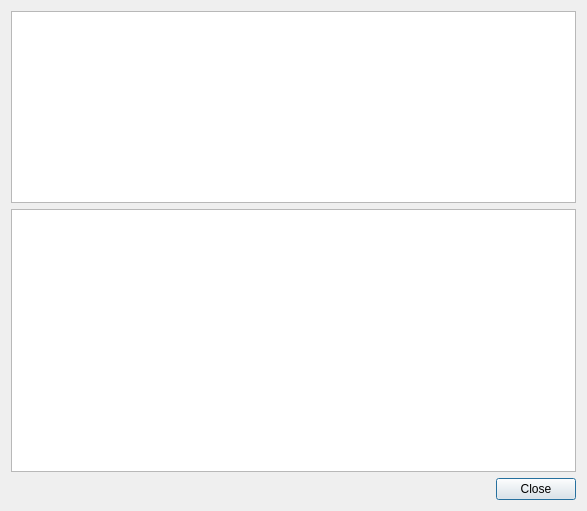
<?xml version="1.0" encoding="UTF-8"?>
<ui version="4.0">
 <class>ReviewDialog</class>
 <widget class="QDialog" name="ReviewDialog">
  <property name="geometry">
   <rect>
    <x>0</x>
    <y>0</y>
    <width>587</width>
    <height>511</height>
   </rect>
  </property>
  <property name="windowTitle">
   <string>Review</string>
  </property>
  <layout class="QVBoxLayout" name="verticalLayout">
   <item>
    <widget class="QTreeView" name="tests">
     <property name="sizePolicy">
      <sizepolicy hsizetype="Expanding" vsizetype="Expanding">
       <horstretch>0</horstretch>
       <verstretch>0</verstretch>
      </sizepolicy>
     </property>
     <property name="maximumSize">
      <size>
       <width>16777215</width>
       <height>16777215</height>
      </size>
     </property>
     <property name="selectionBehavior">
      <enum>QAbstractItemView::SelectRows</enum>
     </property>
     <property name="rootIsDecorated">
      <bool>false</bool>
     </property>
     <property name="itemsExpandable">
      <bool>false</bool>
     </property>
    </widget>
   </item>
   <item>
    <widget class="QTreeView" name="questions">
     <property name="sizePolicy">
      <sizepolicy hsizetype="Expanding" vsizetype="Expanding">
       <horstretch>0</horstretch>
       <verstretch>100</verstretch>
      </sizepolicy>
     </property>
     <property name="rootIsDecorated">
      <bool>false</bool>
     </property>
     <property name="itemsExpandable">
      <bool>false</bool>
     </property>
     <property name="sortingEnabled">
      <bool>true</bool>
     </property>
    </widget>
   </item>
   <item>
    <widget class="QDialogButtonBox" name="buttonBox">
     <property name="orientation">
      <enum>Qt::Horizontal</enum>
     </property>
     <property name="standardButtons">
      <set>QDialogButtonBox::Close</set>
     </property>
    </widget>
   </item>
  </layout>
 </widget>
 <resources/>
 <connections>
  <connection>
   <sender>buttonBox</sender>
   <signal>accepted()</signal>
   <receiver>ReviewDialog</receiver>
   <slot>accept()</slot>
   <hints>
    <hint type="sourcelabel">
     <x>248</x>
     <y>254</y>
    </hint>
    <hint type="destinationlabel">
     <x>157</x>
     <y>274</y>
    </hint>
   </hints>
  </connection>
  <connection>
   <sender>buttonBox</sender>
   <signal>rejected()</signal>
   <receiver>ReviewDialog</receiver>
   <slot>reject()</slot>
   <hints>
    <hint type="sourcelabel">
     <x>316</x>
     <y>260</y>
    </hint>
    <hint type="destinationlabel">
     <x>286</x>
     <y>274</y>
    </hint>
   </hints>
  </connection>
 </connections>
</ui>
